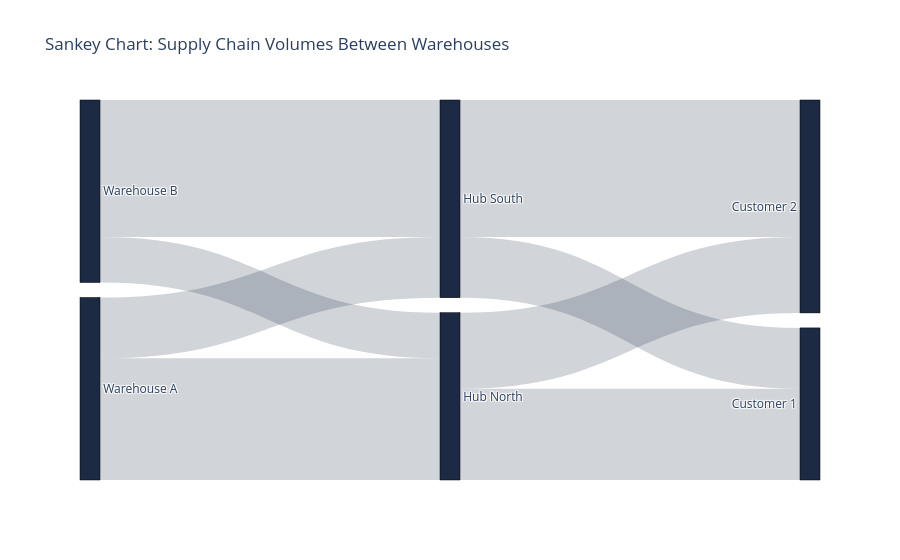

Here is the notebook cell this chart was saved with:
### Code cell
# -------------------------------------------------------------
# 1. Sankey Chart
# -------------------------------------------------------------

# *Use Case: Supply chain volumes between warehouses*

# Define nodes (warehouses and destinations)
# Note: Plotly Sankey requires integer indices for source and target
nodes = ["Warehouse A", "Warehouse B", "Hub North", "Hub South", "Customer 1", "Customer 2"]

# Define the flows (Source index -> Target index) with volumes (value)
sources = [0, 0, 1, 1, 2, 2, 3, 3]
targets = [2, 3, 2, 3, 4, 5, 4, 5]
values  = [40, 20, 15, 45, 30, 25, 20, 45]

# Plot using Plotly (perfect for Sankey flows)
fig_sankey = go.Figure(data=[go.Sankey(
    node = dict(
      pad = 15,
      thickness = 20,
      line = dict(color = "black", width = 0.5),
      label = nodes,
      color = "#1d2a44"
    ),
    link = dict(
      source = sources,
      target = targets,
      value = values,
      color = "rgba(29, 42, 68, 0.2)" # Semi-transparent dark blue/gray
    )
)]) 

fig_sankey.update_layout(title_text="Sankey Chart: Supply Chain Volumes Between Warehouses", font_size=12)
fig_sankey.show()

### Figure 1 — Plotly figure (JSON) as saved in the notebook; plotly's stock layout.template omitted (floating-point values rounded to 4 significant figures)
{"data": [{"link": {"color": "rgba(29, 42, 68, 0.2)", "source": [0, 0, 1, 1, 2, 2, 3, 3], "target": [2, 3, 2, 3, 4, 5, 4, 5], "value": [40, 20, 15, 45, 30, 25, 20, 45]}, "node": {"color": "#1d2a44", "label": ["Warehouse A", "Warehouse B", "Hub North", "Hub South", "Customer 1", "Customer 2"], "line": {"color": "black", "width": 0.5}, "pad": 15, "thickness": 20}, "type": "sankey"}], "layout": {"font": {"size": 12}, "title": {"text": "Sankey Chart: Supply Chain Volumes Between Warehouses"}}}
